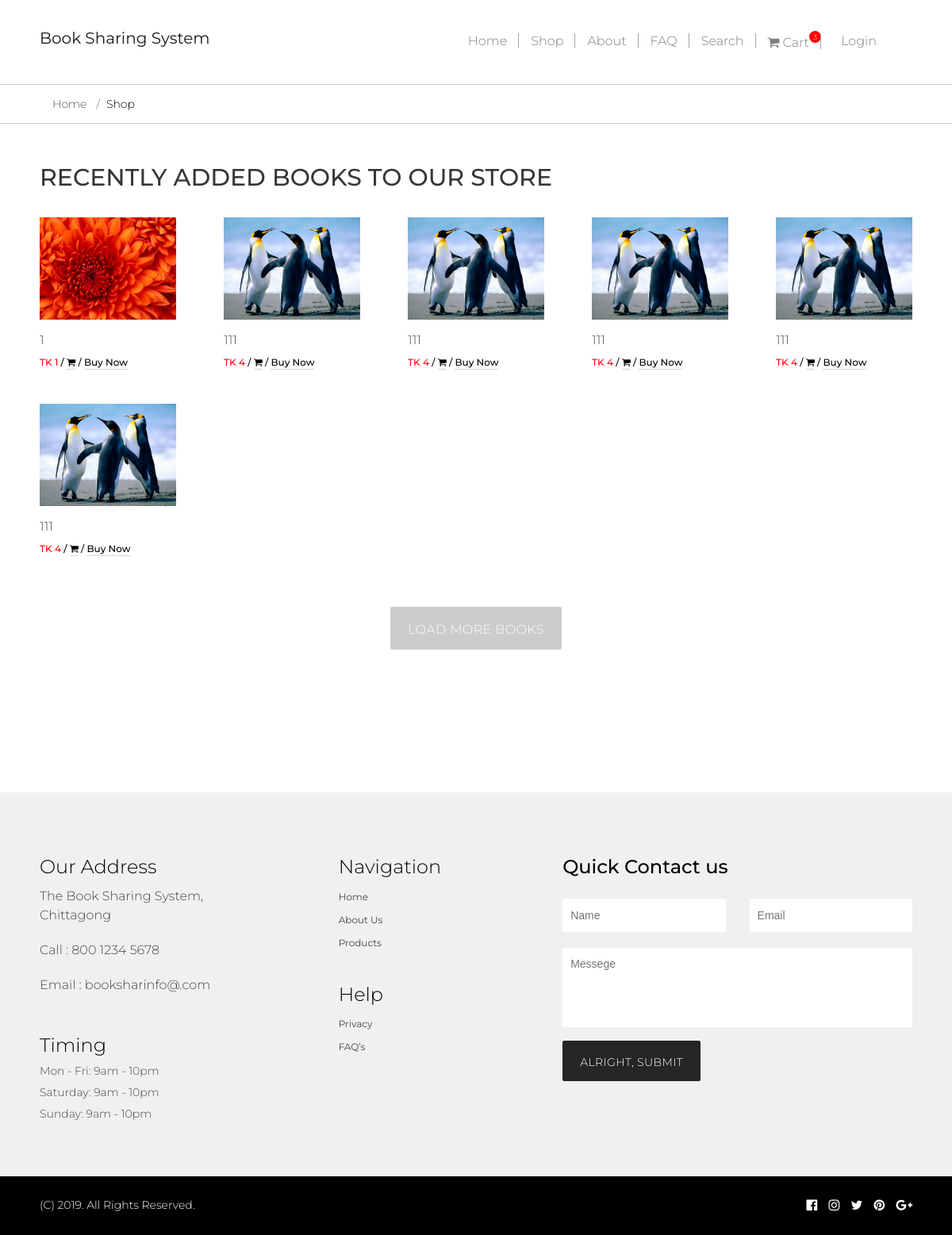
The page /shop.php on the database its author committed.
### tables this page shows
CREATE TABLE IF NOT EXISTS `tbproductinfo` (
  `iAutoId` int(11) NOT NULL AUTO_INCREMENT,
  `vCategory` varchar(50) NOT NULL DEFAULT '0',
  `vSharingType` varchar(50) NOT NULL,
  `vProductName` varchar(150) DEFAULT NULL,
  `vAuthorName` varchar(150) DEFAULT NULL,
  `vUploadBy` varchar(150) DEFAULT NULL,
  `vPrice` double DEFAULT NULL,
  `vImage1` varchar(250) DEFAULT NULL,
  `vImage2` varchar(250) DEFAULT NULL,
  `vImage3` varchar(250) DEFAULT NULL,
  PRIMARY KEY (`iAutoId`)
);

### lib/Session.php (called while the page is built, shortened)
<?php
class Session{
public static function get($key){
  if (isset($_SESSION[$key])) {
  return $_SESSION[$key];
  } else {
   return false;
  }
}
}
?>

### lib/Database.php (called while the page is built, shortened)
<?php
Class Database{
  public $host   = DB_HOST;
  public $pass   = DB_PASS;
  public $user   = DB_USER;
  public $dbname = DB_NAME;
  public $link;
  private function connectDB()
  {
    $this->link = new mysqli($this->host, $this->user, $this->pass, $this->dbname);
    mysqli_query($this->link,"SET CHARACTER SET utf8");
    mysqli_query($this->link,"SET SESSION collation_connection ='utf8_general_ci'");
  }
  public function select($query){
    $result = $this->link->query($query) or die($this->link->error.__LINE__);
    if($result->num_rows > 0){
      return $result;
    }
    else {
      return false;
    }
  }
}

### shop.php (the view)
<?php
	include 'inc/header.php';
?>
    <div class="breadcrumb">
        <div class="container">
            <a class="breadcrumb-item" href="index.php">Home</a>
            <span class="breadcrumb-item active">Shop</span>
        </div>
    </div>
    <section class="static about-sec">
        <div class="container">
            <h2>recently added books to our store</h2>
            <div class="recent-book-sec">
                <div class="row">
                    <?php
                        $query="select iAutoId,vProductName,vImage1,vPrice from tbProductinfo ";
                        $data=$db->select($query);
                        while($productResult=$data->fetch_assoc())
                        {
                    ?>
                    <div class="col-md-3">
                        <div class="item">
                            <a href="product-single.php?id=<?php echo $productResult['iAutoId']; ?>"><img src="<?php echo $productResult['vImage1']; ?>" alt="img"></a>
                            <h3><a href="product-single.php?id=<?php echo $productResult['iAutoId']; ?>"><?php echo $productResult['vProductName']; ?></a></h3>
                            <h6><span class="price">TK <?php echo $productResult['vPrice']; ?></span> / <a href="product-single.php?id=<?php echo $productResult['iAutoId']; ?>"><i class="fa fa-shopping-cart" aria-hidden="true"></i></a> / <a href="product-single.php?id=<?php echo $productResult['iAutoId']; ?>">Buy Now</a></h6>
                        </div>
                    </div>
                    <?php
                        }
                    ?>
                </div>
                <div class="btn-sec">
                    <button class="btn gray-btn">load More books</button>
                </div>
            </div>
        </div>
    </section>
<?php
	include 'inc/footer.php';
?>

### inc/header.php (shortened to what this page needs)
<?php
    include 'lib/Session.php';
    include 'lib/Database.php';
	$db  = new Database();
?>
<!DOCTYPE html>
<html lang="en">
<head>
    <link rel="stylesheet" href="css/bootstrap.min.css">
    <link rel="stylesheet" href="https://cdnjs.cloudflare.com/ajax/libs/font-awesome/4.7.0/css/font-awesome.min.css">
    <link rel="stylesheet" type="text/css" href="css/owl.carousel.min.css">
    <link rel="stylesheet" href="css/styles.css">
	<link href="css/dataTables.bootstrap.min.css" rel="stylesheet" />
</head>
<body>
    <header>
        <div class="main-menu">
            <div class="container">
                <nav class="navbar navbar-expand-lg navbar-light">
                    <a class="navbar-brand" href="index.php">Book Sharing System</a>
                    <div class="collapse navbar-collapse" id="navbarSupportedContent">
                        <ul class="navbar-nav ml-auto">
                            <li class="navbar-item">
                                <a href="index.php" class="nav-link">Home</a>
                            </li>
                            <li class="navbar-item">
                                <a href="shop.php" class="nav-link">Shop</a>
                            </li>
                            <li class="navbar-item">
                                <a href="about.php" class="nav-link">About</a>
                            </li>
                            <li class="navbar-item">
                                <a href="faq.php" class="nav-link">FAQ</a>
                            </li>
                            <li class="navbar-item">
                                <a href="search.php" class="nav-link">Search</a>
                            </li>
                            <li class="navbar-item cart">
                                <a href="cart.php" class="nav-link">
                                <span><i class="fa fa-shopping-cart" aria-hidden="true"></i></span>
                                <span class="quntity">3</span>Cart</a>
                            </li>
                            <li class="navbar-item">
                                <?php
                                $login = Session::get("login");
                                if($login==false)
                                {?>
                                    <a href="login.php" class="nav-link">Login</a>
                                <?php
                                }
                                else
                                { ?>
                                    <a href="?action=logout" class="nav-link">Logout</a>
                                <?php
                                } ?>
                            </li>
                        </ul>
                    </div>
                </nav>
            </div>
        </div>
    </header>

### inc/footer.php (shortened to what this page needs)
<footer>
        <div class="container">
            <div class="row">
                <div class="col-md-4">
                    <div class="address">
                        <h4>Our Address</h4>
                        <h6>The Book Sharing System, Chittagong</h6>
                        <h6>Call : 800 1234 5678</h6>
                        <h6>Email : booksharinfo@.com</h6>
                    </div>
                    <div class="timing">
                        <h4>Timing</h4>
                        <h6>Mon - Fri: 9am - 10pm</h6>
                        <h6>Saturday: 9am - 10pm</h6>
                        <h6>Sunday: 9am - 10pm</h6>
                    </div>
                </div>
                <div class="col-md-3">
                    <div class="navigation">
                        <h4>Navigation</h4>
                        <ul>
                            <li><a href="index.php">Home</a></li>
                            <li><a href="about.php">About Us</a></li>
                            <li><a href="products.php">Products</a></li>
                        </ul>
                    </div>
                    <div class="navigation">
                        <h4>Help</h4>
                        <ul>
                            <li><a href="privacy-policy.php">Privacy</a></li>
                            <li><a href="faq.php">FAQ’s</a></li>
                        </ul>
                    </div>
                </div>
                <div class="col-md-5">
                    <div class="form">
                        <h3>Quick Contact us</h3>
                        <form>
                            <div class="row">
                                <div class="col-md-6">
                                    <input placeholder="Name" required>
                                </div>
                                <div class="col-md-6">
                                    <input type="email" placeholder="Email" required>
                                </div>
                                <div class="col-md-12">
                                    <textarea placeholder="Messege"></textarea>
                                </div>
                                <div class="col-md-12">
                                    <button class="btn black">Alright, Submit</button>
                                </div>
                            </div>
                        </form>
                    </div>
                </div>
            </div>
        </div>
        <div class="copy-right">
            <div class="container">
                <div class="row">
                    <div class="col-md-6">
                        <h5>(C) 2019. All Rights Reserved. </h5>
                    </div>
                    <div class="col-md-6">
                        <div class="share align-middle">
                            <span class="fb"><i class="fa fa-facebook-official"></i></span>
                            <span class="instagram"><i class="fa fa-instagram"></i></span>
                            <span class="twitter"><i class="fa fa-twitter"></i></span>
                            <span class="pinterest"><i class="fa fa-pinterest"></i></span>
                            <span class="google"><i class="fa fa-google-plus"></i></span>
                        </div>
                    </div>
                </div>
            </div>
        </div>
    </footer>
</body>
</html>

### rows shown on the page
tbproductinfo: vImage1 (picture), vProductName "1", vPrice "1"
tbproductinfo: vImage1 (picture), vProductName "111", vPrice "4"
tbproductinfo: vImage1 (picture), vProductName "111", vPrice "4"
tbproductinfo: vImage1 (picture), vProductName "111", vPrice "4"
tbproductinfo: vImage1 (picture), vProductName "111", vPrice "4"
tbproductinfo: vImage1 (picture), vProductName "111", vPrice "4"
